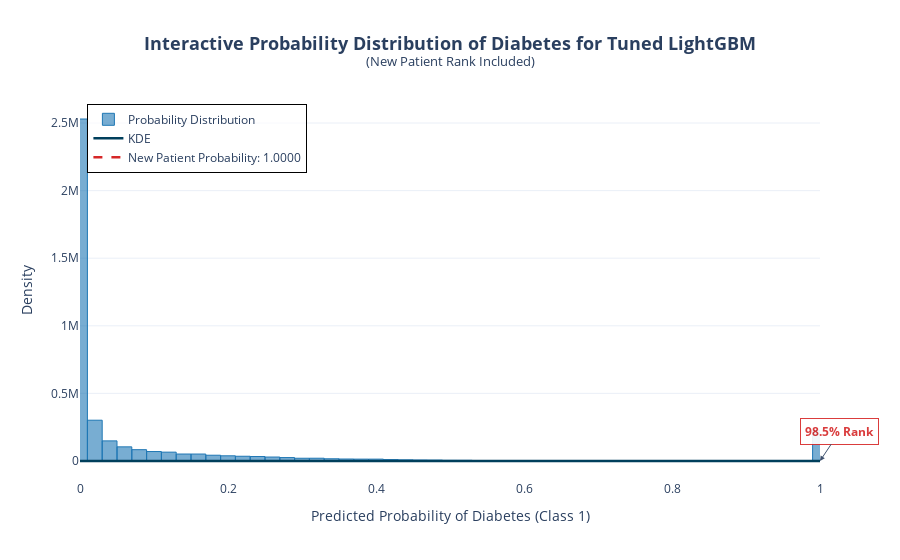

The cell this chart's notebook holds for it:
### Code cell
# Probabilistic Prediction for a New Patient & Distribution Ranking (using Tuned LGBM) ---

print("\n--- 13. Probabilistic Prediction and Ranking for a New Patient (using Tuned LightGBM) ---")

def predict_and_rank_patient_visuals(model_pipeline, X_data_train, new_patient_features, model_name="Model", plot_type="seaborn"):
    """
    Predicts the probability for a new patient and plots their rank
    in the distribution of probabilities from the training data, with enhanced visuals.

    Args:
        model_pipeline: The trained scikit-learn pipeline.
        X_data_train: The original training features (DataFrame) to get all feature names.
        new_patient_features: A dictionary or pandas Series of the new patient's features.
        model_name: Name of the model for plot title.
        plot_type: 'seaborn' for static plot, 'plotly' for interactive plot.
    """
    # 1. Prepare new patient data
    new_patient_df = pd.DataFrame([new_patient_features])

    # Ensure all columns from original training data are present, fill missing with NaN
    for col in X_data_train.columns:
        if col not in new_patient_df.columns:
            new_patient_df[col] = np.nan

    # Reorder columns to match the training data used by the preprocessor
    new_patient_df = new_patient_df[X_data_train.columns]

    # 2. Predict probability for the new patient
    new_patient_prob = model_pipeline.predict_proba(new_patient_df)[:, 1][0]
    print(f"\nNew Patient's Predicted Probability of Diabetes: {new_patient_prob:.4f}")

    # 3. Get probabilities for all training data points
    # IMPORTANT: Use X_train for the distribution, not X_test, as the training set is what the model learned from
    # and represents the general population context.
    all_probabilities = model_pipeline.predict_proba(X_train)[:, 1]

    # 4. Calculate percentile rank
    percentile_rank = np.mean(all_probabilities <= new_patient_prob) * 100

    if plot_type == "seaborn":
        # --- Enhanced Matplotlib/Seaborn Plot ---
        plt.figure(figsize=(10, 6))

        # Set a professional style
        sns.set_style("whitegrid")

        # Use a more appealing color palette
        sns.histplot(
            all_probabilities,
            bins=50,
            kde=True,
            color='#1f77b4',  # A nice blue
            edgecolor='white',
            stat='density',
            line_kws={'linewidth': 2.5, 'color': '#003f5c'} # Darker line for KDE
        )

        # Add the vertical line for the new patient's probability
        plt.axvline(new_patient_prob, color='#d62728', linestyle='--', linewidth=2.5, label=f'New Patient Probability: {new_patient_prob:.4f}')

        # Add percentile rank annotation
        plt.text(
            new_patient_prob + 0.02, # Offset text slightly
            plt.ylim()[1] * 0.9,      # Position near the top
            f'{percentile_rank:.1f}% Rank',
            color='#d62728',
            ha='left',
            va='top',
            fontsize=11,
            fontweight='bold',
            bbox=dict(boxstyle="round,pad=0.3", fc='white', ec='#d62728', lw=0.8, alpha=0.9)
        )

        plt.title(f'Probability Distribution of Diabetes for {model_name}\n(New Patient Rank Included)',
                  fontsize=16, fontweight='bold', pad=15)
        plt.xlabel('Predicted Probability of Diabetes (Class 1)', fontsize=13, labelpad=10)
        plt.ylabel('Density', fontsize=13, labelpad=10)
        plt.xticks(fontsize=10)
        plt.yticks(fontsize=10)
        plt.legend(fontsize=11, loc='upper left', frameon=True, shadow=True)
        plt.xlim(0, 1) # Ensure x-axis from 0 to 1

        # Fine-tune grid and borders
        plt.grid(axis='y', linestyle='--', alpha=0.7)
        sns.despine(left=True) # Remove top and right spines

        plt.tight_layout()
        plt.show()

    elif plot_type == "plotly":
        # --- Plotly Dynamic Plot ---

        # Create histogram data
        hist_data = go.Histogram(
            x=all_probabilities,
            nbinsx=50,
            histnorm='density',
            name='Probability Distribution',
            marker_color='rgba(31, 119, 180, 0.6)', # Matching seaborn blue
            marker_line_color='rgba(31, 119, 180, 1.0)',
            marker_line_width=1,
            hovertemplate='Prob Range: %{x}<br>Density: %{y}<extra></extra>'
        )

        # A more robust way to get KDE for Plotly:
        from scipy.stats import gaussian_kde
        kde_values = gaussian_kde(all_probabilities)
        x_kde = np.linspace(0, 1, 200)
        y_kde = kde_values(x_kde)

        kde_trace = go.Scatter(
            x=x_kde,
            y=y_kde,
            mode='lines',
            name='KDE',
            line=dict(color='#003f5c', width=2.5), # Matching seaborn darker line
            hovertemplate='Prob: %{x:.4f}<br>Density: %{y:.4f}<extra></extra>'
        )

        # Create vertical line for new patient probability
        line_trace = go.Scatter(
            x=[new_patient_prob, new_patient_prob],
            y=[0, max(y_kde) * 1.1], # Extend line slightly above max density
            mode='lines',
            name=f'New Patient Probability: {new_patient_prob:.4f}',
            line=dict(color='#d62728', dash='dash', width=2.5),
            hovertemplate=f'New Patient Prob: {new_patient_prob:.4f}<extra></extra>'
        )

        # Create a figure
        fig = go.Figure(data=[hist_data, kde_trace, line_trace])

        # Add text annotation for percentile rank
        fig.add_annotation(
            x=new_patient_prob,
            y=max(y_kde) * 0.95, # Position near the top
            text=f'{percentile_rank:.1f}% Rank',
            showarrow=True,
            arrowhead=2,
            ax=20, # X offset of the arrow end
            ay=-30, # Y offset of the arrow end
            font=dict(
                color='#d62728',
                size=12,
                weight='bold'
            ),
            bgcolor="white",
            bordercolor="#d62728",
            borderwidth=1,
            borderpad=4,
            opacity=0.9
        )


        fig.update_layout(
            title_text=f'<b>Interactive Probability Distribution of Diabetes for {model_name}</b><br><sup>(New Patient Rank Included)</sup>',
            title_x=0.5, # Center title
            title_font_size=18,
            xaxis_title_text='Predicted Probability of Diabetes (Class 1)',
            yaxis_title_text='Density',
            xaxis_range=[0, 1], # Ensure x-axis from 0 to 1
            hovermode="x unified", # Shows all traces' data at a given x-position
            template="plotly_white", # Clean white background
            legend=dict(
                x=0.01, y=0.99, # Position legend top left
                bgcolor="rgba(255,255,255,0.7)",
                bordercolor="Black",
                borderwidth=1
            )
        )

        fig.show()

        # To save the Plotly plot as an HTML file (easily deployable)
        html_filename = f"diabetes_probability_distribution_{model_name.replace(' ', '_').lower()}.html"
        fig.write_html(html_filename)
        print(f"Plotly interactive plot saved as: {html_filename}")

    else:
        print("Invalid plot_type. Please choose 'seaborn' or 'plotly'.")


# --- Example Usage of the new function with Tuned LightGBM ---

# Define a hypothetical new patient's features
new_patient_example = {
    'gender': 'Female',
    'age': 55,
    'hypertension': 0,
    'heart_disease': 1,
    'smoking_history': 'never',
    'bmi': 32.5,
    'HbA1c_level': 6.8,
    'blood_glucose_level': 180
}

# Define a second hypothetical new patient with higher risk
new_patient_example_2 = {
    'gender': 'Male',
    'age': 70,
    'hypertension': 1,
    'heart_disease': 1,
    'smoking_history': 'current',
    'bmi': 35.0,
    'HbA1c_level': 8.5,
    'blood_glucose_level': 220
}

# Use the best_lgb_model obtained from RandomizedSearchCV
print(f"\n--- Probabilistic Prediction and Ranking using the TUNED LightGBM Model ---")

# Generate the Enhanced Seaborn Plot for the first patient
print("\n--- Generating Enhanced Seaborn Plot (Tuned LightGBM) ---")
predict_and_rank_patient_visuals(
    model_pipeline=best_lgb_model, # Use the tuned model
    X_data_train=X_train,
    new_patient_features=new_patient_example,
    model_name="Tuned LightGBM", # Update model name for plot title
    plot_type="seaborn"
)

# Generate the Plotly Dynamic Plot for the first patient
print("\n--- Generating Plotly Dynamic Plot (Tuned LightGBM) ---")
predict_and_rank_patient_visuals(
    model_pipeline=best_lgb_model, # Use the tuned model
    X_data_train=X_train,
    new_patient_features=new_patient_example,
    model_name="Tuned LightGBM", # Update model name for plot title
    plot_type="plotly"
)

# Optional: Generate plots for the second patient as well
# print("\n--- Generating Enhanced Seaborn Plot for Second Patient (Tuned LightGBM) ---")
# predict_and_rank_patient_visuals(
#     model_pipeline=best_lgb_model,
#     X_data_train=X_train,
#     new_patient_features=new_patient_example_2,
#     model_name="Tuned LightGBM",
#     plot_type="seaborn"
# )
# print("\n--- Generating Plotly Dynamic Plot for Second Patient (Tuned LightGBM) ---")
# predict_and_rank_patient_visuals(
#     model_pipeline=best_lgb_model,
#     X_data_train=X_train,
#     new_patient_features=new_patient_example_2,
#     model_name="Tuned LightGBM",
#     plot_type="plotly"
# )

### Figure 1 — Plotly figure (JSON) as saved in the notebook; plotly's stock layout.template omitted (floating-point values rounded to 4 significant figures; data arrays with more than 128 entries replaced by an {"elided": "..."} marker saying what was removed)
{"data": [{"histnorm": "density", "hovertemplate": "Prob Range: %{x}<br>Density: %{y}<extra></extra>", "marker": {"color": "rgba(31, 119, 180, 0.6)", "line": {"color": "rgba(31, 119, 180, 1.0)", "width": 1}}, "name": "Probability Distribution", "nbinsx": 50, "type": "histogram", "x": {"elided": "80000 float values"}}, {"hovertemplate": "Prob: %{x:.4f}<br>Density: %{y:.4f}<extra></extra>", "line": {"color": "#003f5c", "width": 2.5}, "mode": "lines", "name": "KDE", "type": "scatter", "x": {"elided": "200 float values"}, "y": {"elided": "200 float values"}}, {"hovertemplate": "New Patient Prob: 1.0000<extra></extra>", "line": {"color": "#d62728", "dash": "dash", "width": 2.5}, "mode": "lines", "name": "New Patient Probability: 1.0000", "type": "scatter", "x": [1.0, 1.0], "y": [0, 12.26]}], "layout": {"annotations": [{"arrowhead": 2, "ax": 20, "ay": -30, "bgcolor": "white", "bordercolor": "#d62728", "borderpad": 4, "borderwidth": 1, "font": {"color": "#d62728", "size": 12, "weight": "bold"}, "opacity": 0.9, "showarrow": true, "text": "98.5% Rank", "x": 1.0, "y": 10.59}], "hovermode": "x unified", "legend": {"bgcolor": "rgba(255,255,255,0.7)", "bordercolor": "Black", "borderwidth": 1, "x": 0.01, "y": 0.99}, "title": {"font": {"size": 18}, "text": "<b>Interactive Probability Distribution of Diabetes for Tuned LightGBM</b><br><sup>(New Patient Rank Included)</sup>", "x": 0.5}, "xaxis": {"range": [0, 1], "title": {"text": "Predicted Probability of Diabetes (Class 1)"}}, "yaxis": {"title": {"text": "Density"}}}}
